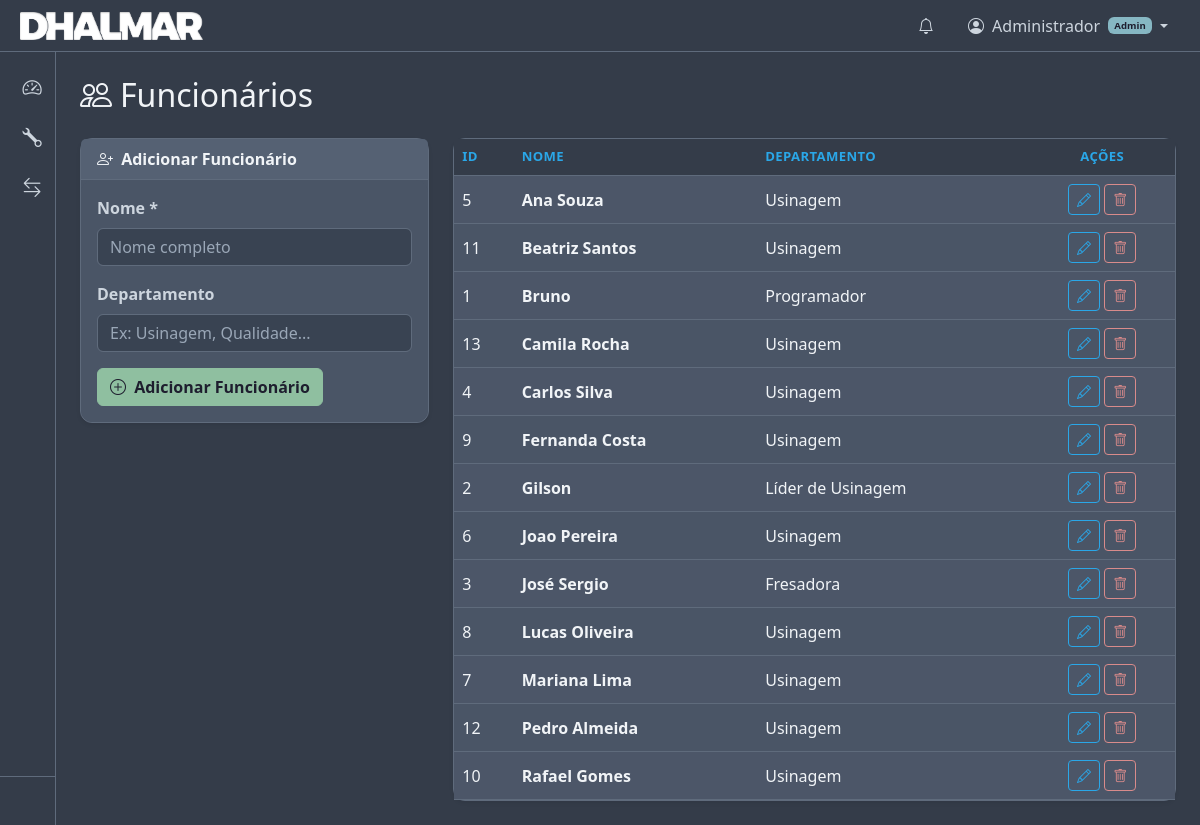
Page /employees/ (signed in) on the committed database.
### app/models.py (models this page shows, shortened)
class User(Base):
    __tablename__ = "users"
    id = Column(Integer, primary_key=True, index=True)
    username = Column(String(100), nullable=False, unique=True)
    full_name = Column(String(200), nullable=False, default="")
    password_hash = Column(String(255), nullable=False)
    role = Column(String(10), nullable=False, default="USER")  # ADMIN or USER
    active = Column(Integer, default=1)  # 1=active, 0=disabled
    created_at = Column(DateTime, default=datetime.utcnow)

class Employee(Base):
    __tablename__ = "employees"
    id = Column(Integer, primary_key=True, index=True)
    name = Column(String(200), nullable=False)
    department = Column(String(200), default="")
    movements = relationship("Movement", back_populates="employee")

### app/routers/employees.py (the view)
@router.get("/")
def employee_list(request: Request, db: Session = Depends(get_db)):
    employees = db.query(Employee).order_by(Employee.name).all()
    return request.app.state.templates.TemplateResponse(
        "employees/index.html",
        {"request": request, "employees": employees},
    )

### app/templates/employees/index.html (shortened to what this page needs)
{% extends "base.html" %}
{% set active_page = "employees" %}
{% block content %}
<h2 class="mb-4"><i class="bi bi-people me-2"></i>Funcionários</h2>
<div class="row g-4">
    <div class="col-lg-4">
        <div class="card shadow-sm">
            <div class="card-header">
                {% if editing %}
                    <i class="bi bi-pencil me-1"></i> Editar Funcionário
                {% else %}
                    <i class="bi bi-person-plus me-1"></i> Adicionar Funcionário
                {% endif %}
            </div>
            <div class="card-body">
                {% if editing %}
                <form method="POST" action="/employees/{{ editing.id }}/edit">
                    <div class="mb-3">
                        <label class="form-label fw-semibold">Nome *</label>
                        <input type="text" name="name" class="form-control"
                               value="{{ editing.name }}" required>
                    </div>
                    <div class="mb-3">
                        <label class="form-label fw-semibold">Departamento</label>
                        <input type="text" name="department" class="form-control"
                               value="{{ editing.department }}">
                    </div>
                    <button type="submit" class="btn btn-primary">
                        <i class="bi bi-check-lg me-1"></i> Atualizar
                    </button>
                    <a href="/employees" class="btn btn-outline-secondary">Cancelar</a>
                </form>
                {% else %}
                <form method="POST" action="/employees/create">
                    <div class="mb-3">
                        <label class="form-label fw-semibold">Nome *</label>
                        <input type="text" name="name" class="form-control"
                               placeholder="Nome completo" required>
                    </div>
                    <div class="mb-3">
                        <label class="form-label fw-semibold">Departamento</label>
                        <input type="text" name="department" class="form-control"
                               placeholder="Ex: Usinagem, Qualidade...">
                    </div>
                    <button type="submit" class="btn btn-success">
                        <i class="bi bi-plus-circle me-1"></i> Adicionar Funcionário
                    </button>
                </form>
                {% endif %}
            </div>
        </div>
    </div>
    <div class="col-lg-8">
        <div class="card shadow-sm">
            <div class="card-body p-0">
                <div class="table-responsive">
                    <table class="table table-hover table-striped mb-0 align-middle">
                        <thead class="table-dark">
                            <tr>
                                <th>ID</th>
                                <th>Nome</th>
                                <th>Departamento</th>
                                <th class="text-center">Ações</th>
                            </tr>
                        </thead>
                        <tbody>
                        {% for emp in employees %}
                            <tr>
                                <td>{{ emp.id }}</td>
                                <td class="fw-semibold">{{ emp.name }}</td>
                                <td>{{ emp.department or "—" }}</td>
                                <td class="text-center text-nowrap">
                                    <a href="/employees/{{ emp.id }}/edit"
                                       class="btn btn-sm btn-outline-primary">
                                        <i class="bi bi-pencil"></i>
                                    </a>
                                    <form method="POST" action="/employees/{{ emp.id }}/delete"
                                          class="d-inline"
                                          onsubmit="return confirm('Excluir {{ emp.name }}?')">
                                        <button class="btn btn-sm btn-outline-danger">
                                            <i class="bi bi-trash"></i>
                                        </button>
                                    </form>
                                </td>
                            </tr>
                        {% endfor %}
                        </tbody>
                    </table>
                </div>
            </div>
        </div>
    </div>
</div>
{% endblock %}

### app/templates/base.html (shortened to what this page needs)
<!DOCTYPE html>
<html lang="pt-BR" data-bs-theme="dark">
<head>
    <link href="https://cdn.jsdelivr.net/npm/bootstrap@5.3.3/dist/css/bootstrap.min.css"
          rel="stylesheet">
    <link href="https://cdn.jsdelivr.net/npm/bootstrap-icons@1.11.3/font/bootstrap-icons.min.css"
          rel="stylesheet">
    <link href="/static/css/style.css?v=7" rel="stylesheet">
</head>
<body>
<aside id="sidebar" class="sidebar">
    <nav class="sidebar-nav">
        <a href="/" class="sidebar-link {% if active_page == 'dashboard' %}active{% endif %}"
           title="Painel">
            <i class="bi bi-speedometer2"></i>
        </a>
        <a href="/tools" class="sidebar-link {% if active_page == 'tools' %}active{% endif %}"
           title="Ferramentas">
            <i class="bi bi-wrench"></i>
        </a>
        <a href="/movements" class="sidebar-link {% if active_page == 'movements' %}active{% endif %}"
           title="Movimentações">
            <i class="bi bi-arrow-left-right"></i>
        </a>
    </nav>
    <div class="sidebar-footer">
    </div>
</aside>
<header id="topbar" class="topbar">
    <div class="topbar-left">
        <img src="/static/images/DHALMARLOGO.png" alt="Dhalmar" class="topbar-logo">
    </div>
    <div class="topbar-right">
        {% if request.state.current_user %}
        <div class="topbar-icon-wrapper" id="notificationBell" role="button"
             data-bs-toggle="modal" data-bs-target="#notificationModal"
             title="Notificações">
            <i class="bi bi-bell"></i>
        </div>
        <div class="dropdown">
            <a class="topbar-user dropdown-toggle" href="#" id="userDropdown"
               role="button" data-bs-toggle="dropdown" aria-expanded="false">
                <i class="bi bi-person-circle"></i>
                <span class="d-none d-md-inline ms-1">
                    {{ request.state.current_user.full_name or request.state.current_user.username }}
                </span>
                {% if request.state.current_user.role == 'ADMIN' %}
                <span class="badge bg-info ms-1" style="font-size: 0.6rem;">Admin</span>
                {% endif %}
            </a>
        </div>
        {% endif %}
    </div>
</header>
<main id="mainContent" class="main-content">
    {% block content %}{% endblock %}
</main>
</body>
</html>

### rows in the picture
User: state.current_user "Administrador"
Employee: id "5", name "Ana Souza", department "Usinagem"
Employee: id "11", name "Beatriz Santos", department "Usinagem"
Employee: id "1", name "Bruno", department "Programador"
Employee: id "13", name "Camila Rocha", department "Usinagem"
Employee: id "4", name "Carlos Silva", department "Usinagem"
Employee: id "9", name "Fernanda Costa", department "Usinagem"
Employee: id "2", name "Gilson", department "Líder de Usinagem"
Employee: id "6", name "Joao Pereira", department "Usinagem"
Employee: id "3", name "José Sergio", department "Fresadora"
Employee: id "8", name "Lucas Oliveira", department "Usinagem"
Employee: id "7", name "Mariana Lima", department "Usinagem"
Employee: id "12", name "Pedro Almeida", department "Usinagem"
Employee: id "10", name "Rafael Gomes", department "Usinagem"
